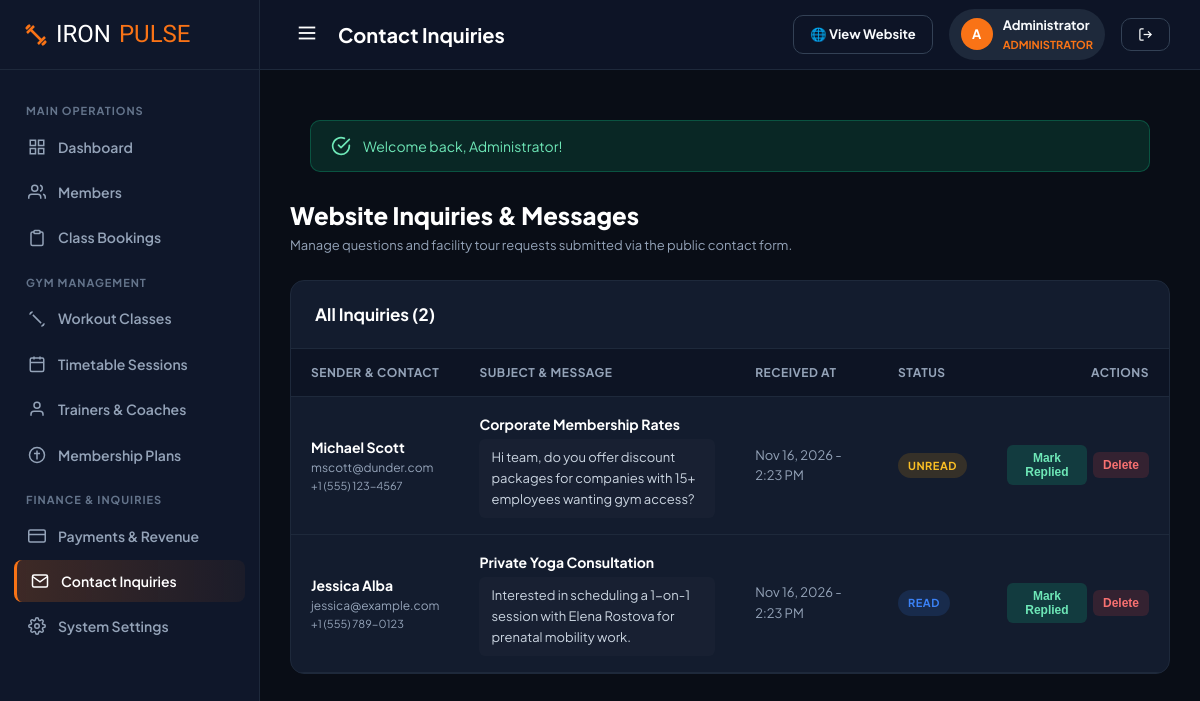
/admin/inquiries.php (signed in), run on the app's committed database.
### tables this page shows
CREATE TABLE `users` (
  `id` INT AUTO_INCREMENT PRIMARY KEY,
  `full_name` VARCHAR(100) NOT NULL,
  `email` VARCHAR(120) NOT NULL UNIQUE,
  `password` VARCHAR(255) NOT NULL,
  `phone` VARCHAR(30) DEFAULT NULL,
  `role` ENUM('admin', 'member') NOT NULL DEFAULT 'member',
  `gender` ENUM('male', 'female', 'other') DEFAULT 'other',
  `dob` DATE DEFAULT NULL,
  `avatar` VARCHAR(255) DEFAULT 'default-avatar.png',
  `address` TEXT DEFAULT NULL,
  `emergency_contact` VARCHAR(150) DEFAULT NULL,
  `fitness_goals` TEXT DEFAULT NULL,
  `status` ENUM('active', 'inactive', 'suspended') NOT NULL DEFAULT 'active',
  `created_at` TIMESTAMP DEFAULT CURRENT_TIMESTAMP,
  `updated_at` TIMESTAMP DEFAULT CURRENT_TIMESTAMP ON UPDATE CURRENT_TIMESTAMP
);

CREATE TABLE `inquiries` (
  `id` INT AUTO_INCREMENT PRIMARY KEY,
  `name` VARCHAR(100) NOT NULL,
  `email` VARCHAR(120) NOT NULL,
  `phone` VARCHAR(30) DEFAULT NULL,
  `subject` VARCHAR(150) NOT NULL,
  `message` TEXT NOT NULL,
  `status` ENUM('unread', 'read', 'replied') NOT NULL DEFAULT 'unread',
  `created_at` TIMESTAMP DEFAULT CURRENT_TIMESTAMP
);

### config/config.php (called while the page is built, shortened)
<?php
function url($path = '') {
    $cleanPath = ltrim($path, '/');
    return BASE_URL . ($cleanPath ? '/' . $cleanPath : '');
}
function asset($path = '') {
    return url('assets/' . ltrim($path, '/'));
}
function format_date($dateStr, $format = 'M d, Y') {
    $time = strtotime($dateStr);
    return $time ? date($format, $time) : '-';
}

### config/auth.php (called while the page is built, shortened)
<?php
require_once __DIR__ . '/config.php';
function current_user() {
    static $user = null;
    if ($user === null) {
        $db = getDB();
        $stmt = $db->prepare("SELECT * FROM users WHERE id = ? AND status = 'active' LIMIT 1");
        $stmt->execute([$_SESSION['user_id']]);
        $user = $stmt->fetch();
    }
    return $user;
}

### admin/inquiries.php (the view, shortened to what this page needs)
<?php
$pageTitle = "Contact Inquiries";
require_once __DIR__ . '/../config/config.php';
require_once __DIR__ . '/../config/auth.php';
$db = getDB();
$inquiries = $db->query("SELECT * FROM inquiries ORDER BY created_at DESC")->fetchAll();
require_once __DIR__ . '/includes/admin_header.php';
?>
<div style="display: flex; justify-content: space-between; align-items: center; margin-bottom: 24px; flex-wrap: wrap; gap: 14px;">
    <div>
        <h1 style="font-size: 24px; font-weight: 800; color: #fff;">Website Inquiries & Messages</h1>
        <p style="color: var(--admin-muted); font-size: 13px;">Manage questions and facility tour requests submitted via the public contact form.</p>
    </div>
</div>
<div class="data-card">
    <div class="data-card-header">
        <div class="data-card-title">All Inquiries (<?= count($inquiries) ?>)</div>
    </div>
    <div class="data-table-wrapper">
        <table class="data-table">
            <thead>
                <tr>
                    <th>Sender & Contact</th>
                    <th>Subject & Message</th>
                    <th>Received At</th>
                    <th>Status</th>
                    <th style="text-align: right;">Actions</th>
                </tr>
            </thead>
            <tbody>
                <?php if (!empty($inquiries)): ?>
                    <?php foreach ($inquiries as $inq): ?>
                        <tr>
                            <td>
                                <strong style="color: #fff; font-size: 14px;"><?= htmlspecialchars($inq['name']) ?></strong>
                                <div style="font-size: 12px; color: var(--admin-muted);"><?= htmlspecialchars($inq['email']) ?></div>
                                <div style="font-size: 11px; color: var(--admin-muted);"><?= htmlspecialchars($inq['phone'] ?? '-') ?></div>
                            </td>
                            <td style="max-width: 400px;">
                                <div style="font-weight: 700; color: #fff; margin-bottom: 4px;"><?= htmlspecialchars($inq['subject']) ?></div>
                                <div style="font-size: 13px; color: var(--text-secondary); line-height: 1.6; background: rgba(255,255,255,0.02); padding: 8px 12px; border-radius: 6px;">
                                    <?= nl2br(htmlspecialchars($inq['message'])) ?>
                                </div>
                            </td>
                            <td style="font-size: 13px; color: var(--admin-muted);">
                                <?= format_date($inq['created_at'], 'M d, Y - g:i A') ?>
                            </td>
                            <td>
                                <?php if ($inq['status'] === 'unread'): ?>
                                    <span class="badge badge-warning">Unread</span>
                                <?php elseif ($inq['status'] === 'read'): ?>
                                    <span class="badge badge-info">Read</span>
                                <?php else: ?>
                                    <span class="badge badge-success">Replied</span>
                                <?php endif; ?>
                            </td>
                            <td style="text-align: right;">
                                <div class="action-btns" style="justify-content: flex-end;">
                                    <form method="POST" action="" style="display:inline;">
                                        <?php if ($inq['status'] !== 'replied'): ?>
                                            <button type="submit" name="new_status" value="replied" class="action-btn" style="background: rgba(16,185,129,0.2); color: #6ee7b7;">
                                                Mark Replied
                                            </button>
                                        <?php else: ?>
                                            <button type="submit" name="new_status" value="unread" class="action-btn action-btn-view">
                                                Mark Unread
                                            </button>
                                        <?php endif; ?>
                                    </form>
                                    <form method="POST" action="" onsubmit="return confirm('Delete this inquiry?');" style="display:inline;">
                                        <button type="submit" class="action-btn action-btn-delete">Delete</button>
                                    </form>
                                </div>
                            </td>
                        </tr>
                    <?php endforeach; ?>
                <?php else: ?>
                    <tr><td colspan="5" style="text-align: center; color: var(--admin-muted); padding: 40px;">No contact inquiries received.</td></tr>
                <?php endif; ?>
            </tbody>
        </table>
    </div>
</div>
<?php require_once __DIR__ . '/includes/admin_footer.php'; ?>

### admin/includes/admin_header.php (shortened to what this page needs)
<?php
require_once __DIR__ . '/../../config/config.php';
require_once __DIR__ . '/../../config/auth.php';
$adminUser = current_user();
$curAdminPage = basename($_SERVER['SCRIPT_NAME'] ?? '');
?>
<!DOCTYPE html>
<html lang="en">
<head>
    <link rel="stylesheet" href="<?= asset('css/style.css') ?>">
    <link rel="stylesheet" href="<?= asset('css/admin.css') ?>">
</head>
<body class="admin-body">
<aside class="admin-sidebar" id="adminSidebar">
    <div class="sidebar-brand">
        <svg width="24" height="24" viewBox="0 0 24 24" fill="none" stroke="currentColor" stroke-width="2.5" style="color: var(--admin-primary);"><path d="m6.5 6.5 11 11"/><path d="m21 21-1-1"/><path d="m3 3 1 1"/><path d="m18 22 4-4"/><path d="m2 6 4-4"/><path d="m3 10 7-7"/><path d="m14 21 7-7"/></svg>
        IRON<span>PULSE</span>
    </div>
    <div class="sidebar-menu">
        <div class="menu-category">Main Operations</div>
        <a href="<?= url('admin/index.php') ?>" class="menu-link <?= $curAdminPage === 'index.php' ? 'active' : '' ?>">
            <svg viewBox="0 0 24 24" fill="none" stroke="currentColor" stroke-width="2"><rect x="3" y="3" width="7" height="7"/><rect x="14" y="3" width="7" height="7"/><rect x="14" y="14" width="7" height="7"/><rect x="3" y="14" width="7" height="7"/></svg>
            Dashboard
        </a>
        <a href="<?= url('admin/members.php') ?>" class="menu-link <?= in_array($curAdminPage, ['members.php', 'member-add.php', 'member-view.php']) ? 'active' : '' ?>">
            <svg viewBox="0 0 24 24" fill="none" stroke="currentColor" stroke-width="2"><path d="M17 21v-2a4 4 0 0 0-4-4H5a4 4 0 0 0-4 4v2"/><circle cx="9" cy="7" r="4"/><path d="M23 21v-2a4 4 0 0 0-3-3.87"/><path d="M16 3.13a4 4 0 0 1 0 7.75"/></svg>
            Members
        </a>
        <a href="<?= url('admin/bookings.php') ?>" class="menu-link <?= $curAdminPage === 'bookings.php' ? 'active' : '' ?>">
            <svg viewBox="0 0 24 24" fill="none" stroke="currentColor" stroke-width="2"><path d="M16 4h2a2 2 0 0 1 2 2v14a2 2 0 0 1-2 2H6a2 2 0 0 1-2-2V6a2 2 0 0 1 2-2h2"/><rect x="8" y="2" width="8" height="4" rx="1" ry="1"/></svg>
            Class Bookings
        </a>
        <div class="menu-category">Gym Management</div>
        <a href="<?= url('admin/classes.php') ?>" class="menu-link <?= $curAdminPage === 'classes.php' ? 'active' : '' ?>">
            <svg viewBox="0 0 24 24" fill="none" stroke="currentColor" stroke-width="2"><path d="m6.5 6.5 11 11"/><path d="m21 21-1-1"/><path d="m3 3 1 1"/><path d="m18 22 4-4"/><path d="m2 6 4-4"/></svg>
            Workout Classes
        </a>
        <a href="<?= url('admin/schedule.php') ?>" class="menu-link <?= $curAdminPage === 'schedule.php' ? 'active' : '' ?>">
            <svg viewBox="0 0 24 24" fill="none" stroke="currentColor" stroke-width="2"><rect x="3" y="4" width="18" height="18" rx="2" ry="2"/><line x1="16" y1="2" x2="16" y2="6"/><line x1="8" y1="2" x2="8" y2="6"/><line x1="3" y1="10" x2="21" y2="10"/></svg>
            Timetable Sessions
        </a>
        <a href="<?= url('admin/trainers.php') ?>" class="menu-link <?= $curAdminPage === 'trainers.php' ? 'active' : '' ?>">
            <svg viewBox="0 0 24 24" fill="none" stroke="currentColor" stroke-width="2"><path d="M20 21v-2a4 4 0 0 0-4-4H8a4 4 0 0 0-4 4v2"/><circle cx="12" cy="7" r="4"/></svg>
            Trainers & Coaches
        </a>
        <a href="<?= url('admin/plans.php') ?>" class="menu-link <?= $curAdminPage === 'plans.php' ? 'active' : '' ?>">
            <svg viewBox="0 0 24 24" fill="none" stroke="currentColor" stroke-width="2"><circle cx="12" cy="12" r="10"/><path d="M12 6v12"/><path d="M8 10h8"/></svg>
            Membership Plans
        </a>
        <div class="menu-category">Finance & Inquiries</div>
        <a href="<?= url('admin/payments.php') ?>" class="menu-link <?= $curAdminPage === 'payments.php' ? 'active' : '' ?>">
            <svg viewBox="0 0 24 24" fill="none" stroke="currentColor" stroke-width="2"><rect x="1" y="4" width="22" height="16" rx="2" ry="2"/><line x1="1" y1="10" x2="23" y2="10"/></svg>
            Payments & Revenue
        </a>
        <a href="<?= url('admin/inquiries.php') ?>" class="menu-link <?= $curAdminPage === 'inquiries.php' ? 'active' : '' ?>">
            <svg viewBox="0 0 24 24" fill="none" stroke="currentColor" stroke-width="2"><path d="M4 4h16c1.1 0 2 .9 2 2v12c0 1.1-.9 2-2 2H4c-1.1 0-2-.9-2-2V6c0-1.1.9-2 2-2z"/><polyline points="22,6 12,13 2,6"/></svg>
            Contact Inquiries
        </a>
        <a href="<?= url('admin/settings.php') ?>" class="menu-link <?= $curAdminPage === 'settings.php' ? 'active' : '' ?>">
            System Settings
        </a>
    </div>
</aside>
<div class="admin-main">
    <header class="admin-header">
        <div style="display: flex; align-items: center; gap: 14px;">
            <button id="sidebarToggle" class="menu-toggle" style="display: block; @media(min-width:901px){display:none;}" aria-label="Toggle navigation">
                <svg width="22" height="22" viewBox="0 0 24 24" fill="none" stroke="currentColor" stroke-width="2"><line x1="3" y1="12" x2="21" y2="12"/><line x1="3" y1="6" x2="21" y2="6"/><line x1="3" y1="18" x2="21" y2="18"/></svg>
            </button>
            <div class="admin-header-title"><?= $pageTitle ?? 'Administration Dashboard' ?></div>
        </div>
        <div class="admin-header-actions">
            <a href="<?= url('index.php') ?>" class="btn btn-outline btn-sm" target="_blank" title="Preview Public Site">
                🌐 View Website
            </a>
            <div class="admin-user-pill">
                <div class="admin-user-avatar">
                    <?= strtoupper(substr($adminUser['full_name'], 0, 1)) ?>
                </div>
                <div>
                    <strong><?= htmlspecialchars($adminUser['full_name']) ?></strong>
                    <div style="font-size: 11px; color: var(--admin-primary); font-weight: 700;">ADMINISTRATOR</div>
                </div>
            </div>
            <a href="<?= url('logout.php') ?>" class="btn btn-outline btn-sm" title="Log Out">
                <svg width="15" height="15" viewBox="0 0 24 24" fill="none" stroke="currentColor" stroke-width="2"><path d="M9 21H5a2 2 0 0 1-2-2V5a2 2 0 0 1 2-2h4"/><polyline points="16 17 21 12 16 7"/><line x1="21" y1="12" x2="9" y2="12"/></svg>
            </a>
        </div>
    </header>
    <div class="admin-content">
        <?php require_once __DIR__ . '/../../includes/alerts.php'; ?>

### assets/css/style.css (style rules this page uses)
:root { --primary: #f97316; --primary-hover: #ea580c; --primary-light: rgba(249, 115, 22, 0.15); --primary-glow: rgba(249, 115, 22, 0.4); --secondary: #e11d48; --accent: #10b981; --accent-blue: #3b82f6; --bg-body: #090d16; --bg-surface: #0f172a; --bg-card: #131c2e; --bg-card-hover: #1e293b; --border-subtle: #1e293b; --border-focus: #f97316; --text-main: #f8fafc; --text-secondary: #cbd5e1; --text-muted: #94a3b8; --text-dim: #64748b; --shadow-sm: 0 2px 8px rgba(0, 0, 0, 0.4); --shadow-md: 0 10px 30px rgba(0, 0, 0, 0.5); --shadow-lg: 0 20px 45px rgba(0, 0, 0, 0.7); --shadow-glow: 0 0 30px rgba(249, 115, 22, 0.25); --radius-sm: 6px; --radius-md: 10px; --radius-lg: 16px; --radius-xl: 24px; --radius-full: 9999px; --transition: all 0.25s cubic-bezier(0.4, 0, 0.2, 1); --font-heading: 'Teko', sans-serif; --font-body: 'Plus Jakarta Sans', -apple-system, BlinkMacSystemFont, sans-serif; }
*, *::before, *::after { box-sizing: border-box; margin: 0; padding: 0; }
html { scroll-behavior: smooth; font-size: 16px; }
body { font-family: var(--font-body); background-color: var(--bg-body); color: var(--text-main); line-height: 1.6; overflow-x: hidden; -webkit-font-smoothing: antialiased; }
a { color: inherit; text-decoration: none; transition: var(--transition); }
.btn { display: inline-flex; align-items: center; justify-content: center; gap: 8px; padding: 12px 24px; border-radius: var(--radius-md); font-family: var(--font-body); font-size: 14px; font-weight: 700; cursor: pointer; border: 1px solid transparent; transition: var(--transition); text-align: center; white-space: nowrap; }
.btn-outline { background: transparent; border-color: #334155; color: var(--text-main); }
.btn-sm { padding: 8px 16px; font-size: 13px; }
.badge { display: inline-flex; align-items: center; padding: 4px 10px; border-radius: var(--radius-full); font-size: 11px; font-weight: 700; text-transform: uppercase; letter-spacing: 0.5px; }
.badge-warning { background: rgba(245, 158, 11, 0.15); color: #fbbf24; }
.badge-info { background: rgba(59, 130, 246, 0.15); color: var(--accent-blue); }
.menu-toggle { display: none; background: transparent; border: none; color: #fff; cursor: pointer; padding: 6px; }

### data on the page
users: full_name "A", full_name "Administrator"
inquiries: name "Michael Scott", email "mscott@dunder.com", phone "+1 (555) 123-4567", subject "Corporate Membership Rates", message "Hi team, do you offer discount packages for companies with 15+ employees wanting gym access?", created_at "Nov 16, 2026 - 2:23 PM", status "UNREAD"
inquiries: name "Jessica Alba", email "jessica@example.com", phone "+1 (555) 789-0123", subject "Private Yoga Consultation", message "Interested in scheduling a 1-on-1 session with Elena Rostova for prenatal mobility work.", created_at "Nov 16, 2026 - 2:23 PM", status "READ"

### other printed values
$pageTitle "Contact Inquiries"
$flash['message'] "Welcome back, Administrator!"
count($inquiries) "2"
